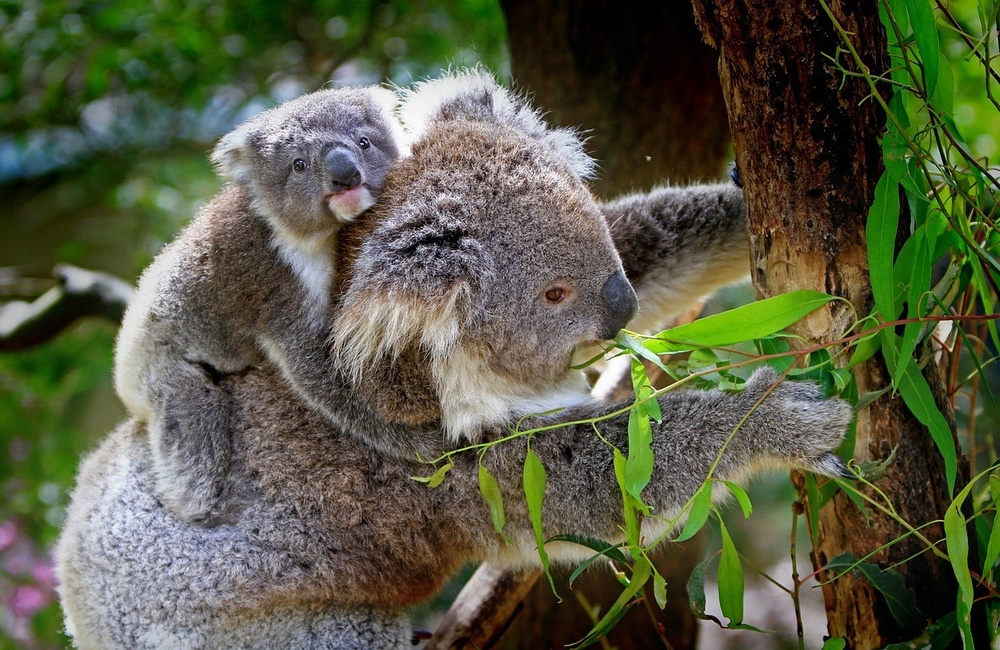
#> input picture original.jpg, 1000 x 650 px, shrunk from 1280 x 832 before the run
$ python main.py
#> lines starting #> are read from the running program, lines starting #| are printed output that depends on the picture

from PIL import Image
from PIL import ImageFilter

class ImageEditor():
    def __init__(self,name):
#> called with name = 'original.jpg'
        self.name = name
        self.original = Image.open(name)
#> self.original is the input picture: PIL image 1000x650 RGB; mean R, G, B 87.5, 90.9, 67.3
        self.imagelist = []
    def left(self):
        save_rotate = self.original.transpose(Image.FLIP_LEFT_RIGHT)
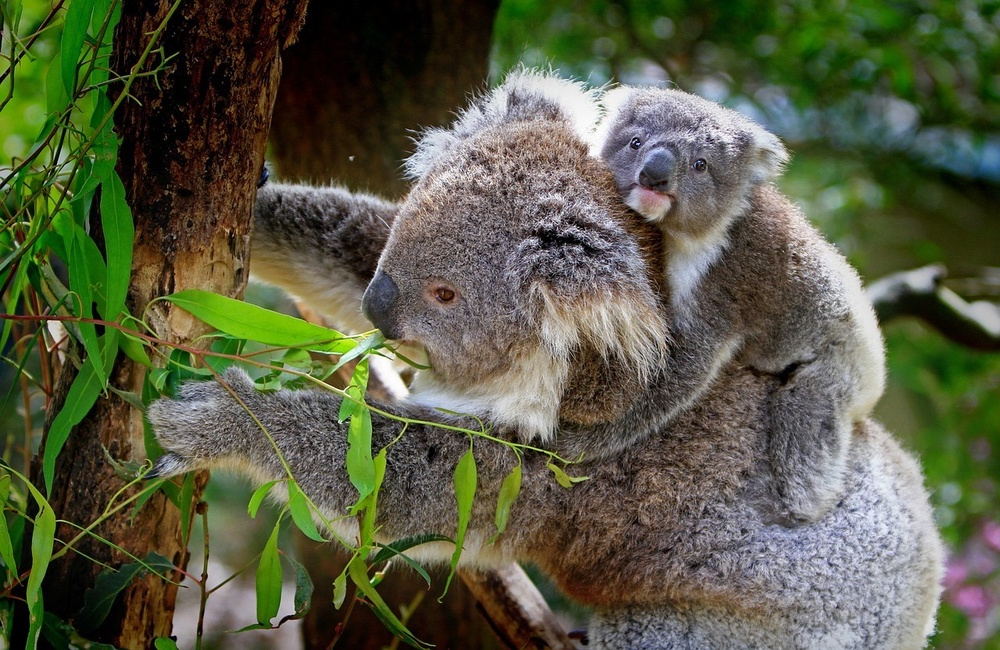
#> save_rotate: PIL image 1000x650 RGB; mean R, G, B 87.5, 90.9, 67.3
        self.imagelist.append(save_rotate)


    #создай конструктор класса

    #создай метод "открыть и показать оригинал"

    #создай методы для редактирования оригинала

#создай объект класса ImageEditor с данными картинки-оригинала
image = ImageEditor('original.jpg')
image.left()
image.imagelist[0].show()
#отредактируй изображение и сохрани результат
